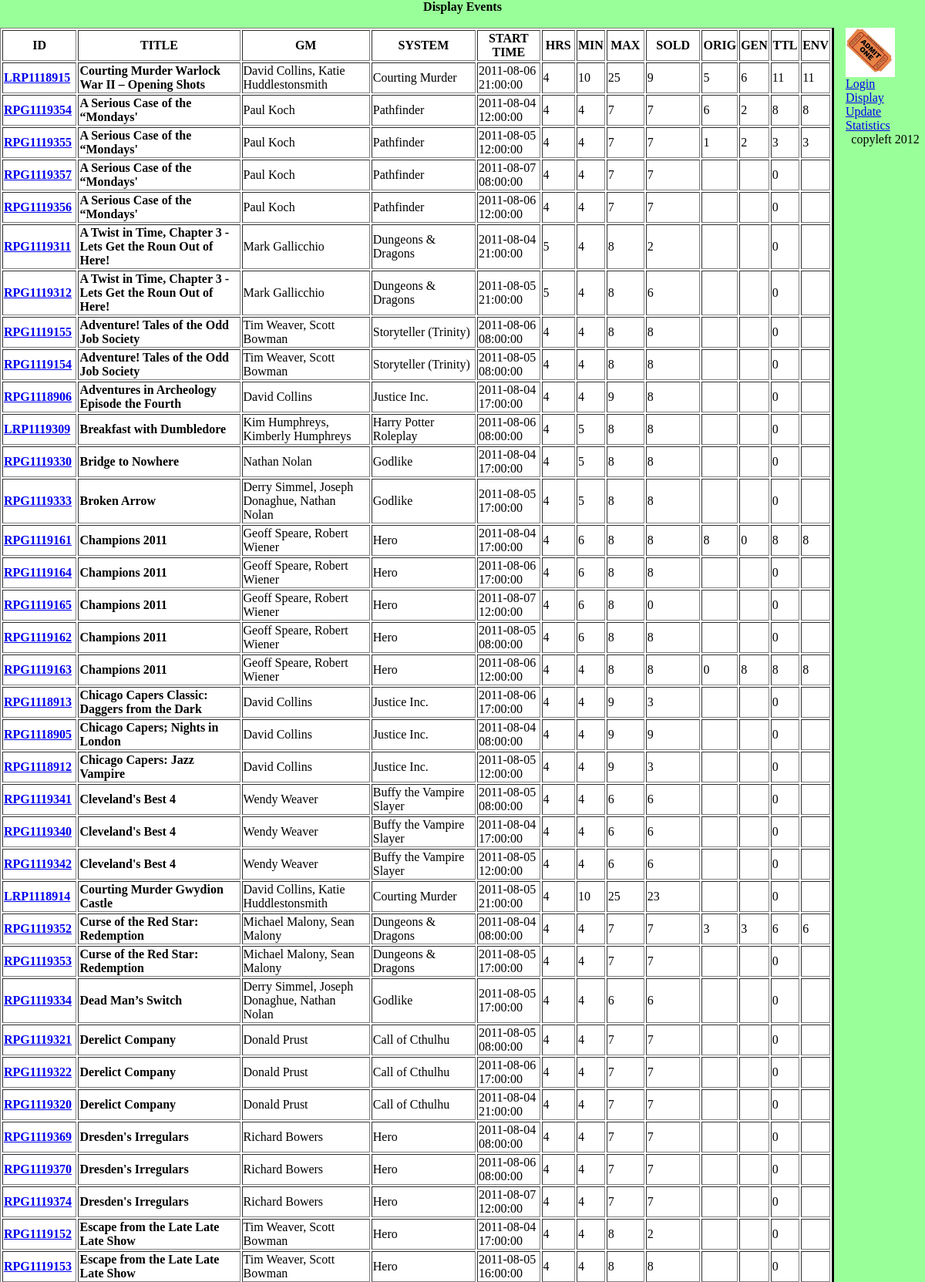
The page /gctest/gctest/display_events.php (upper part) on the database its author committed.
### tables this page shows
CREATE TABLE IF NOT EXISTS `events` (
  `id` int(11) NOT NULL AUTO_INCREMENT,
  `gc_id` varchar(10) NOT NULL COMMENT 'typically ''RPG9999999''',
  `title` varchar(100) NOT NULL,
  `game_system` varchar(40) NOT NULL,
  `gm` varchar(50) NOT NULL,
  `co_gm` varchar(100) DEFAULT NULL,
  `start` datetime NOT NULL,
  `hours` smallint(4) unsigned NOT NULL DEFAULT '4',
  `min` smallint(4) unsigned NOT NULL,
  `max` smallint(4) unsigned NOT NULL,
  `prereg_avail` smallint(4) unsigned NOT NULL,
  `original` smallint(4) unsigned DEFAULT NULL,
  `generic` smallint(4) unsigned DEFAULT NULL,
  `turnin` smallint(4) unsigned DEFAULT NULL,
  PRIMARY KEY (`id`)
);

### gctest/gctest/load_event.php (called while the page is built, shortened)
<?php
$gc_id  =mysql_result($result,$i,"gc_id");
$title  =mysql_result($result,$i,"title");
$gm     =mysql_result($result,$i,"gm");
$game_system =mysql_result($result,$i,"game_system");
$start  =mysql_result($result,$i,"start");
$hours  =mysql_result($result,$i,"hours");
$min        =mysql_result($result,$i,"min");
$max        =mysql_result($result,$i,"max");
$prereg_avail     =mysql_result($result,$i,"prereg_avail");
$prereg     = $max - $prereg_avail;
$original     =mysql_result($result,$i,"original");
$generic    =mysql_result($result,$i,"generic");
$total = $original + $generic;
$turnin     =mysql_result($result,$i,"turnin");
?>

### gctest/gctest/display_events.php (the view, shortened to what this page needs)
<?php
$query="SELECT * FROM events";
$result=mysql_query($query);
$num=mysql_numrows($result);
echo '<table border="1">
        <thead>
            <tr>
                <th>ID</th>
                <th>TITLE</th>
                <th>GM</th>
                <th>SYSTEM</th>
                <th>START TIME</th>
                <th>HRS</th>
                <th>MIN</th>
                <th>MAX</th>
                <th>SOLD</th>
                <th>ORIG</th>
                <th>GEN</th>
                <th>TTL</th>
                <th>ENV</th>
            </tr>
        </thead>
        ';
$i=0;
while ($i < $num) {
include("load_event.php");
echo '<tr>';
echo '<td><b><a href="update_events.php?gc_id=' . "$gc_id" . '">' . "$gc_id</a></b></td>";
echo"<td><b>$title</b></td>
    <td>$gm</td>
    <td>$game_system</td>
    <td>$start</td>
    <td>$hours</td>
    <td>$min</td>
    <td>$max</td>
    <td>$prereg</td>
    <td>$original</td>
    <td>$generic</td>
    <td>$total</td>
    <td>$turnin</td>
    </tr>
    ";
$i++;
}
include('print_stats_table.php');
echo '</table><br />';
?>

### rows shown on the page
events: gc "LRP1118915", title "Courting Murder Warlock War II – Opening Shots", gm "David Collins, Katie Huddlestonsmith", game_system "Courting Murder", start "2011-08-06 21:00:00", hours "4", min "10", max "25", prereg "9", original "5", generic "6", total "11", turnin "11"
events: gc "RPG1119354", title "A Serious Case of the “Mondays'", gm "Paul Koch", game_system "Pathfinder", start "2011-08-04 12:00:00", hours "4", min "4", max "7", original "6", generic "2", total "8", turnin "8"
events: gc "RPG1119355", title "A Serious Case of the “Mondays'", gm "Paul Koch", game_system "Pathfinder", start "2011-08-05 12:00:00", hours "4", min "4", max "7", original "1", generic "2", total "3", turnin "3"
events: gc "RPG1119357", title "A Serious Case of the “Mondays'", gm "Paul Koch", game_system "Pathfinder", start "2011-08-07 08:00:00", hours "4", min "4", max "7"
events: gc "RPG1119356", title "A Serious Case of the “Mondays'", gm "Paul Koch", game_system "Pathfinder", start "2011-08-06 12:00:00", hours "4", min "4", max "7"
events: gc "RPG1119311", title "A Twist in Time, Chapter 3 - Lets Get the Roun Out of Here!", gm "Mark Gallicchio", game_system "Dungeons & Dragons", start "2011-08-04 21:00:00", hours "5", min "4", max "8", prereg "2"
events: gc "RPG1119312", title "A Twist in Time, Chapter 3 - Lets Get the Roun Out of Here!", gm "Mark Gallicchio", game_system "Dungeons & Dragons", start "2011-08-05 21:00:00", hours "5", min "4", max "8", prereg "6"
events: gc "RPG1119155", title "Adventure! Tales of the Odd Job Society", gm "Tim Weaver, Scott Bowman", game_system "Storyteller (Trinity)", start "2011-08-06 08:00:00", hours "4", min "4", max "8"
events: gc "RPG1119154", title "Adventure! Tales of the Odd Job Society", gm "Tim Weaver, Scott Bowman", game_system "Storyteller (Trinity)", start "2011-08-05 08:00:00", hours "4", min "4", max "8"
events: gc "RPG1118906", title "Adventures in Archeology Episode the Fourth", gm "David Collins", game_system "Justice Inc.", start "2011-08-04 17:00:00", hours "4", min "4", max "9", prereg "8"
events: gc "LRP1119309", title "Breakfast with Dumbledore", gm "Kim Humphreys, Kimberly Humphreys", game_system "Harry Potter Roleplay", start "2011-08-06 08:00:00", hours "4", min "5", max "8"
events: gc "RPG1119330", title "Bridge to Nowhere", gm "Nathan Nolan", game_system "Godlike", start "2011-08-04 17:00:00", hours "4", min "5", max "8"
events: gc "RPG1119333", title "Broken Arrow", gm "Derry Simmel, Joseph Donaghue, Nathan Nolan", game_system "Godlike", start "2011-08-05 17:00:00", hours "4", min "5", max "8"
events: gc "RPG1119161", title "Champions 2011", gm "Geoff Speare, Robert Wiener", game_system "Hero", start "2011-08-04 17:00:00", hours "4", min "6", max "8", original "8", generic "0", turnin "8"
events: gc "RPG1119164", title "Champions 2011", gm "Geoff Speare, Robert Wiener", game_system "Hero", start "2011-08-06 17:00:00", hours "4", min "6", max "8"
events: gc "RPG1119165", title "Champions 2011", gm "Geoff Speare, Robert Wiener", game_system "Hero", start "2011-08-07 12:00:00", hours "4", min "6", max "8", prereg "0"
events: gc "RPG1119162", title "Champions 2011", gm "Geoff Speare, Robert Wiener", game_system "Hero", start "2011-08-05 08:00:00", hours "4", min "6", max "8"
events: gc "RPG1119163", title "Champions 2011", gm "Geoff Speare, Robert Wiener", game_system "Hero", start "2011-08-06 12:00:00", hours "4", min "4", max "8", original "0", generic "8", turnin "8"
events: gc "RPG1118913", title "Chicago Capers Classic: Daggers from the Dark", gm "David Collins", game_system "Justice Inc.", start "2011-08-06 17:00:00", hours "4", min "4", max "9", prereg "3"
events: gc "RPG1118905", title "Chicago Capers; Nights in London", gm "David Collins", game_system "Justice Inc.", start "2011-08-04 08:00:00", hours "4", min "4", max "9"
events: gc "RPG1118912", title "Chicago Capers: Jazz Vampire", gm "David Collins", game_system "Justice Inc.", start "2011-08-05 12:00:00", hours "4", min "4", max "9", prereg "3"
events: gc "RPG1119341", title "Cleveland's Best 4", gm "Wendy Weaver", game_system "Buffy the Vampire Slayer", start "2011-08-05 08:00:00", hours "4", min "4", max "6"
events: gc "RPG1119340", title "Cleveland's Best 4", gm "Wendy Weaver", game_system "Buffy the Vampire Slayer", start "2011-08-04 17:00:00", hours "4", min "4", max "6"
events: gc "RPG1119342", title "Cleveland's Best 4", gm "Wendy Weaver", game_system "Buffy the Vampire Slayer", start "2011-08-05 12:00:00", hours "4", min "4", max "6"
events: gc "LRP1118914", title "Courting Murder Gwydion Castle", gm "David Collins, Katie Huddlestonsmith", game_system "Courting Murder", start "2011-08-05 21:00:00", hours "4", min "10", max "25", prereg "23"
events: gc "RPG1119352", title "Curse of the Red Star: Redemption", gm "Michael Malony, Sean Malony", game_system "Dungeons & Dragons", start "2011-08-04 08:00:00", hours "4", min "4", max "7", original "3", generic "3", total "6", turnin "6"
events: gc "RPG1119353", title "Curse of the Red Star: Redemption", gm "Michael Malony, Sean Malony", game_system "Dungeons & Dragons", start "2011-08-05 17:00:00", hours "4", min "4", max "7"
events: gc "RPG1119334", title "Dead Man’s Switch", gm "Derry Simmel, Joseph Donaghue, Nathan Nolan", game_system "Godlike", start "2011-08-05 17:00:00", hours "4", min "4", max "6"
events: gc "RPG1119321", title "Derelict Company", gm "Donald Prust", game_system "Call of Cthulhu", start "2011-08-05 08:00:00", hours "4", min "4", max "7"
events: gc "RPG1119322", title "Derelict Company", gm "Donald Prust", game_system "Call of Cthulhu", start "2011-08-06 17:00:00", hours "4", min "4", max "7"
events: gc "RPG1119320", title "Derelict Company", gm "Donald Prust", game_system "Call of Cthulhu", start "2011-08-04 21:00:00", hours "4", min "4", max "7"
events: gc "RPG1119369", title "Dresden's Irregulars", gm "Richard Bowers", game_system "Hero", start "2011-08-04 08:00:00", hours "4", min "4", max "7"
events: gc "RPG1119370", title "Dresden's Irregulars", gm "Richard Bowers", game_system "Hero", start "2011-08-06 08:00:00", hours "4", min "4", max "7"
events: gc "RPG1119374", title "Dresden's Irregulars", gm "Richard Bowers", game_system "Hero", start "2011-08-07 12:00:00", hours "4", min "4", max "7"
events: gc "RPG1119152", title "Escape from the Late Late Late Show", gm "Tim Weaver, Scott Bowman", game_system "Hero", start "2011-08-04 17:00:00", hours "4", min "4", max "8", prereg "2"
events: gc "RPG1119153", title "Escape from the Late Late Late Show", gm "Tim Weaver, Scott Bowman", game_system "Hero", start "2011-08-05 16:00:00", hours "4", min "4", max "8"
